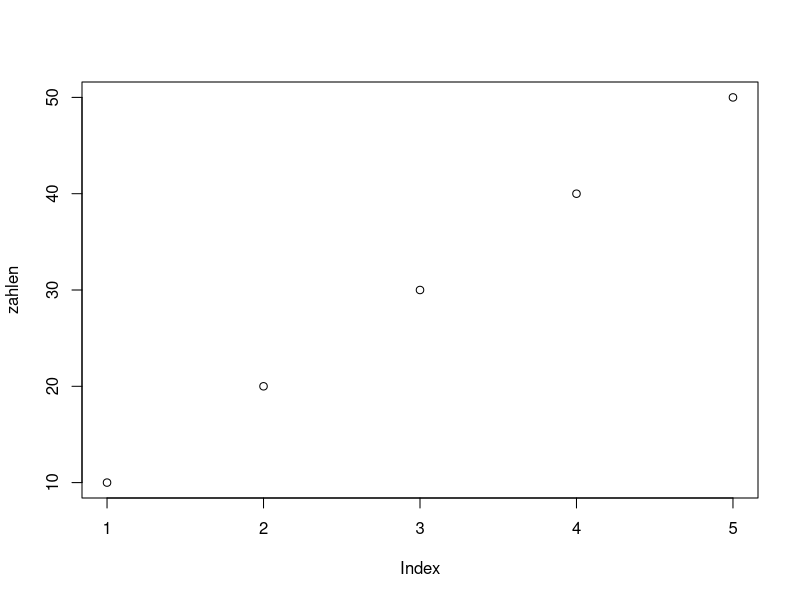

R code for this plot:
# Variablen
name <- "RStudio"
version <- 4.5

# Vektor
zahlen <- c(10, 20, 30, 40, 50)

# Einfache Statistik
mean(zahlen)    # Mittelwert
sum(zahlen)     # Summe
length(zahlen)  # Länge

# Ersten Plot
plot(zahlen)
